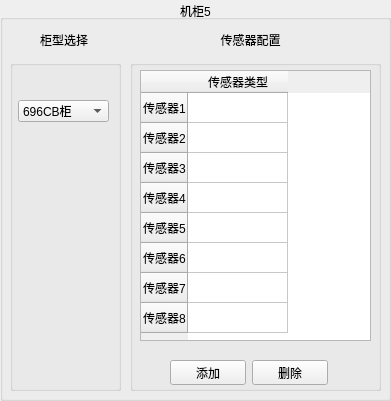
      <widget class="QGroupBox" name="groupBox_70">
       <property name="geometry">
        <rect>
         <x>10</x>
         <y>420</y>
         <width>391</width>
         <height>401</height>
        </rect>
       </property>
       <property name="title">
        <string>机柜5</string>
       </property>
       <property name="alignment">
        <set>Qt::AlignCenter</set>
       </property>
       <widget class="QGroupBox" name="groupBox_71">
        <property name="geometry">
         <rect>
          <x>710</x>
          <y>0</y>
          <width>211</width>
          <height>281</height>
         </rect>
        </property>
        <property name="title">
         <string>机柜1</string>
        </property>
       </widget>
       <widget class="QGroupBox" name="groupBox_72">
        <property name="geometry">
         <rect>
          <x>470</x>
          <y>0</y>
          <width>211</width>
          <height>281</height>
         </rect>
        </property>
        <property name="title">
         <string>机柜1</string>
        </property>
       </widget>
       <widget class="QGroupBox" name="groupBox_73">
        <property name="geometry">
         <rect>
          <x>10</x>
          <y>60</y>
          <width>111</width>
          <height>331</height>
         </rect>
        </property>
        <property name="title">
         <string/>
        </property>
        <widget class="QComboBox" name="Cabinet_comboBox_4852_master_c5">
         <property name="geometry">
          <rect>
           <x>8</x>
           <y>40</y>
           <width>91</width>
           <height>22</height>
          </rect>
         </property>
         <item>
          <property name="text">
           <string>696CB柜</string>
          </property>
         </item>
         <item>
          <property name="text">
           <string>C柜</string>
          </property>
         </item>
         <item>
          <property name="text">
           <string>D柜</string>
          </property>
         </item>
         <item>
          <property name="text">
           <string>V柜</string>
          </property>
         </item>
         <item>
          <property name="text">
           <string>696CBBR柜</string>
          </property>
         </item>
         <item>
          <property name="text">
           <string>BE柜</string>
          </property>
         </item>
         <item>
          <property name="text">
           <string>DE柜</string>
          </property>
         </item>
         <item>
          <property name="text">
           <string>F柜</string>
          </property>
         </item>
         <item>
          <property name="text">
           <string>M柜</string>
          </property>
         </item>
         <item>
          <property name="text">
           <string>PT柜</string>
          </property>
         </item>
         <item>
          <property name="text">
           <string>PTC500柜</string>
          </property>
         </item>
         <item>
          <property name="text">
           <string>PTC600柜</string>
          </property>
         </item>
         <item>
          <property name="text">
           <string>SL柜</string>
          </property>
         </item>
         <item>
          <property name="text">
           <string>SV25SV20柜</string>
          </property>
         </item>
         <item>
          <property name="text">
           <string>SV柜</string>
          </property>
         </item>
         <item>
          <property name="text">
           <string>V25V20柜</string>
          </property>
         </item>
        </widget>
        <widget class="QLabel" name="picture_lable_4852_master_c5">
         <property name="geometry">
          <rect>
           <x>20</x>
           <y>70</y>
           <width>71</width>
           <height>211</height>
          </rect>
         </property>
         <property name="text">
          <string/>
         </property>
        </widget>
       </widget>
       <widget class="QTableWidget" name="tableWidget_4852_master_c5">
        <property name="geometry">
         <rect>
          <x>140</x>
          <y>70</y>
          <width>231</width>
          <height>271</height>
         </rect>
        </property>
        <property name="lineWidth">
         <number>1</number>
        </property>
        <property name="autoScrollMargin">
         <number>16</number>
        </property>
        <row>
         <property name="text">
          <string>传感器1</string>
         </property>
        </row>
        <row>
         <property name="text">
          <string>传感器2</string>
         </property>
        </row>
        <row>
         <property name="text">
          <string>传感器3</string>
         </property>
        </row>
        <row>
         <property name="text">
          <string>传感器4</string>
         </property>
        </row>
        <row>
         <property name="text">
          <string>传感器5</string>
         </property>
        </row>
        <row>
         <property name="text">
          <string>传感器6</string>
         </property>
        </row>
        <row>
         <property name="text">
          <string>传感器7</string>
         </property>
        </row>
        <row>
         <property name="text">
          <string>传感器8</string>
         </property>
        </row>
        <column>
         <property name="text">
          <string>传感器类型</string>
         </property>
        </column>
       </widget>
       <widget class="QLabel" name="label_73">
        <property name="geometry">
         <rect>
          <x>200</x>
          <y>30</y>
          <width>101</width>
          <height>20</height>
         </rect>
        </property>
        <property name="text">
         <string>传感器配置</string>
        </property>
        <property name="alignment">
         <set>Qt::AlignCenter</set>
        </property>
       </widget>
       <widget class="QLabel" name="label_74">
        <property name="geometry">
         <rect>
          <x>40</x>
          <y>30</y>
          <width>54</width>
          <height>20</height>
         </rect>
        </property>
        <property name="text">
         <string>柜型选择</string>
        </property>
       </widget>
       <widget class="QGroupBox" name="groupBox_74">
        <property name="geometry">
         <rect>
          <x>130</x>
          <y>60</y>
          <width>251</width>
          <height>331</height>
         </rect>
        </property>
        <property name="title">
         <string/>
        </property>
        <widget class="QWidget" name="layoutWidget_19">
         <property name="geometry">
          <rect>
           <x>40</x>
           <y>300</y>
           <width>158</width>
           <height>25</height>
          </rect>
         </property>
         <layout class="QHBoxLayout" name="horizontalLayout_56">
          <item>
           <widget class="QPushButton" name="addBt_4852_master_c5">
            <property name="text">
             <string>添加</string>
            </property>
           </widget>
          </item>
          <item>
           <widget class="QPushButton" name="deleteBt_4852_master_c5">
            <property name="text">
             <string>删除</string>
            </property>
           </widget>
          </item>
         </layout>
        </widget>
       </widget>
       <zorder>groupBox_74</zorder>
       <zorder>groupBox_71</zorder>
       <zorder>groupBox_72</zorder>
       <zorder>groupBox_73</zorder>
       <zorder>tableWidget_4852_master_c5</zorder>
       <zorder>label_73</zorder>
       <zorder>label_74</zorder>
      </widget>
